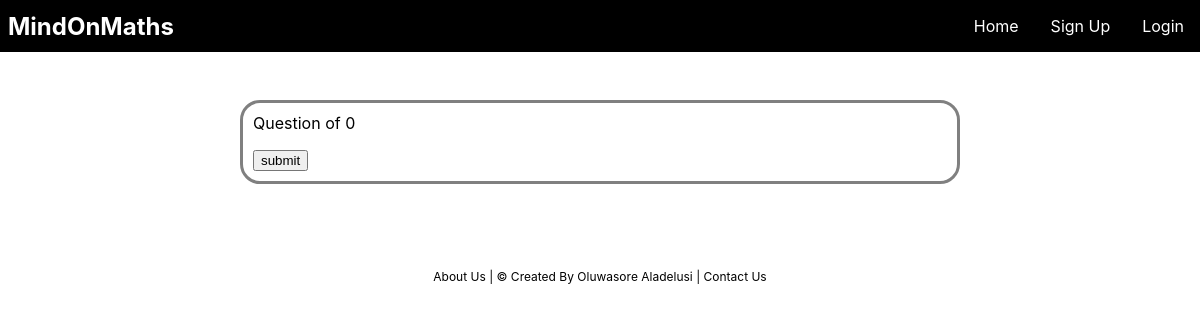
The app's page /roman_numerals_year_5_quiz/roman_numerals_year_5_quiz.php?n=1, older data.
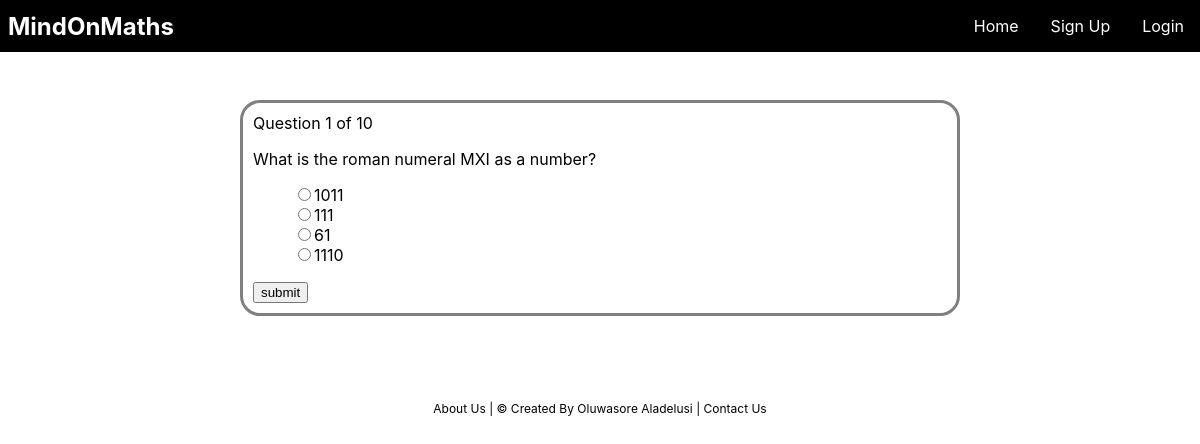
The same page, newer data.
### tables this page shows
CREATE TABLE `questions` (
  `id` int(11) NOT NULL,
  `questions_number` int(11) NOT NULL,
  `text` text NOT NULL,
  `topic` text NOT NULL
);

CREATE TABLE `choices` (
  `id` int(11) NOT NULL,
  `questions_number` int(11) NOT NULL,
  `is_correct` tinyint(1) NOT NULL DEFAULT 0,
  `text` text NOT NULL,
  `topic` text NOT NULL
);

### roman_numerals_year_5_quiz/roman_numerals_year_5_quiz.php (the view, shortened to what this page needs)
<?php
    include_once '../includes/dbh.inc.php';
    include_once '../navbar/quizheader.php';
?>
<?php
$number = (int) $_GET['n'];
$query = "SELECT * FROM `questions` WHERE topic = 'roman_numerals_year_5'";
$result = mysqli_query($conn, $query) or die(mysqli_error($conn) . __LINE__);
$total = mysqli_num_rows($result);
$query = "SELECT * FROM `questions` WHERE questions_number = $number AND topic = 'roman_numerals_year_5'";
$result = mysqli_query($conn, $query) or die(mysqli_error($conn) . __LINE__);
$question = mysqli_fetch_assoc($result);
$query = "SELECT * FROM `choices` WHERE questions_number = $number AND topic = 'roman_numerals_year_5'";
$choices = mysqli_query($conn, $query) or die(mysqli_error($conn) . __LINE__);
?>
<!DOCTYPE html>
<html lang="en">
<head>
</head>
<body>
    <div class="quiz-container">
        <div class="current-question">Question <?php echo $question['questions_number']; ?> of <?php echo $total?></div>
        <p class="question">
            <?php
            echo $question['text'];
            ?>
        </p>
        <form method="post" action="roman_numerals_year_5_process.php">
            <ul class="choices">
                <?php
                while ($row = mysqli_fetch_assoc($choices)) :
                ?>
                    <li><input name="choice" type="radio" value="<?php echo $row['id']; ?>"><?php echo $row['text']; ?></li>
                <?php endwhile; ?>
            </ul>
            <input type="submit" value="submit"/>
        </form>
    </div>
</body>
</html>
<?php
include_once '../navbar/quizfooter.php'
?>

### navbar/quizheader.php (shortened to what this page needs)
<!DOCTYPE html>
<html lang="en">
<head>
    <link rel="stylesheet" href="../css/style.css">
</head>
<body>
    <nav class="navbar">
        <div class="brand-title">MindOnMaths</div>
        <div class="navbar-links">
            <ul>
                <li><a href="../index.php">Home</a></li>
                <?php
                if (isset($_SESSION["useruid"])) {
                    echo "<li><a href='../dashboard.php'>Dashboard</a></li>";
                    echo "<li><a href='../settings.php'>Settings</a></li>";
                    echo "<li><a href='../includes/logout.inc.php'>Logout</a></li>";
                } else {
                    echo "<li><a href='../signup.php'>Sign Up</a></li>";
                    echo "<li><a href='../login.php'>Login</a></li>";
                }
                ?>
            </ul>
        </div>
    </nav>
</body>

### navbar/quizfooter.php (shortened to what this page needs)
<!DOCTYPE html>
<html lang="en">
<head>
    <link rel="stylesheet" href="css/style.css">
</head>
<body>
    <div class="footer-container">
        <p>
            <a href="../aboutus.php">About Us | </a>
            &#169; Created By <a href="mailto:sore.aladelusi@yahoo.com">Oluwasore Aladelusi</a>
            <a href="../contact.php"> | Contact Us</a>
        </p>
    </div>
</body>
</html>

### css/style.css (style rules this page uses)
* { box-sizing: border-box; }
body { margin: 0; padding: 0; }
.navbar { display: flex; justify-content: space-between; align-items: center; background-color: black; color: white; top: 0; position: fixed; width: 100%; z-index: 1; }
.brand-title { font-size: 1.5rem; font-family: -apple-system, BlinkMacSystemFont, 'Segoe UI', Roboto, Oxygen, Ubuntu, Cantarell, 'Open Sans', 'Helvetica Neue', sans-serif; font-weight: bold; margin: .5rem; color: white; }
.navbar-links ul { margin: 0; padding: 0; display: flex; }
.navbar-links li { list-style: none; }
.navbar-links li a { text-decoration: none; font-family: -apple-system, BlinkMacSystemFont, 'Segoe UI', Roboto, Oxygen, Ubuntu, Cantarell, 'Open Sans', 'Helvetica Neue', sans-serif; color: white; padding: 1rem; display: block; }
.footer-container { text-align: center; padding: 3px; background-color: transparent; font-size: 12px; margin-top: 70px; height: 30px; font-family: -apple-system, BlinkMacSystemFont, 'Segoe UI', Roboto, Oxygen, Ubuntu, Cantarell, 'Open Sans', 'Helvetica Neue', sans-serif; }
.footer-container a , .footer-container p { text-decoration: none; color: black; }
.quiz-container { font-family: -apple-system, BlinkMacSystemFont, 'Segoe UI', Roboto, Oxygen, Ubuntu, Cantarell, 'Open Sans', 'Helvetica Neue', sans-serif; width: 60%; margin: 0 auto; overflow: auto; margin-top: 100px; border-color: grey; border-style: solid; border-radius: 20px; padding: 10px; }
.quiz-container li { list-style: none; }

Row changes from the older to the newer data that the page shows:
added questions: questions_number "1", text "What is the roman numeral MXI as a number?"
added choices: text "1011"
added choices: text "111"
added choices: text "61"
added choices: text "1110"
Text that changed along with them:
$total: "0" → "10"
